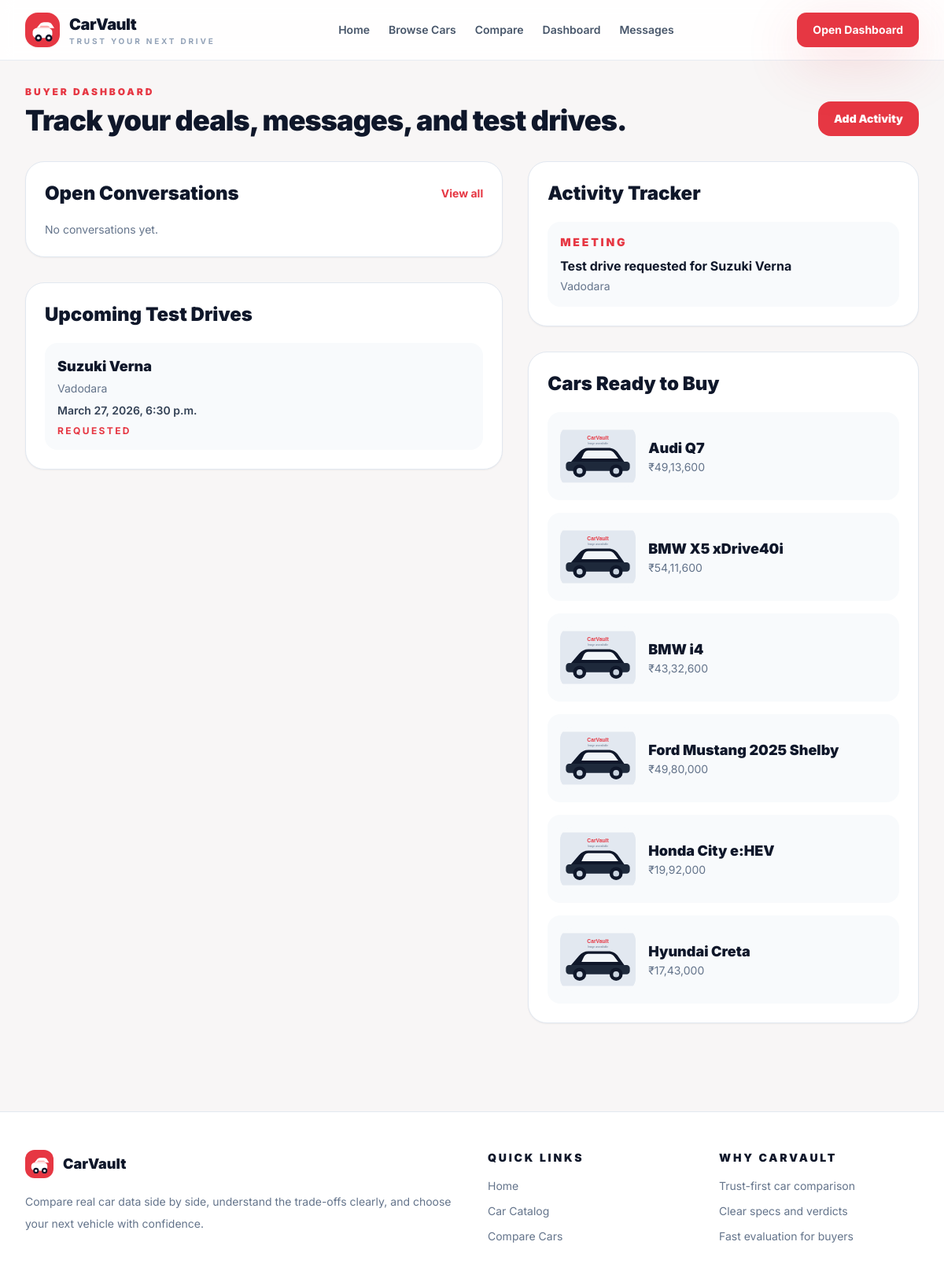
/dashboard/buyer/ (signed in), run on the app's committed database.
### core/models.py (models this page shows, shortened)
class TestDriveRequest(models.Model):
    class Status(models.TextChoices):
        REQUESTED = "requested", "Requested"
        CONFIRMED = "confirmed", "Confirmed"
        COMPLETED = "completed", "Completed"
        CANCELLED = "cancelled", "Cancelled"
    car = models.ForeignKey(Car, on_delete=models.CASCADE, related_name="test_drives")
    buyer = models.ForeignKey(User, on_delete=models.CASCADE, related_name="buyer_test_drives")
    seller = models.ForeignKey(User, on_delete=models.CASCADE, related_name="seller_test_drives")
    scheduled_for = models.DateTimeField()
    location = models.CharField(max_length=255)
    notes = models.TextField(blank=True)
    status = models.CharField(max_length=20, choices=Status.choices, default=Status.REQUESTED)
    created_at = models.DateTimeField(auto_now_add=True)
    updated_at = models.DateTimeField(auto_now=True)
    class Meta:
        ordering = ["scheduled_for"]

class Car(models.Model):
    class BodyType(models.TextChoices):
        SUV = "SUV", "SUV"
        SEDAN = "Sedan", "Sedan"
        HATCHBACK = "Hatchback", "Hatchback"
        COUPE = "Coupe", "Coupe"
        PICKUP = "Pickup", "Pickup"
    class FuelType(models.TextChoices):
        PETROL = "Petrol", "Petrol"
        DIESEL = "Diesel", "Diesel"
        ELECTRIC = "Electric", "Electric"
        HYBRID = "Hybrid", "Hybrid"
    class ListingStatus(models.TextChoices):
        ACTIVE = "active", "Active"
        PENDING = "pending", "Pending"
        SOLD = "sold", "Sold"
        WITHDRAWN = "withdrawn", "Withdrawn"
    seller = models.ForeignKey(
        User,
        on_delete=models.SET_NULL,
        related_name="listed_cars",
        null=True,
        blank=True,
        limit_choices_to={"role": User.Role.SELLER},
    )
    brand = models.CharField(max_length=100)
    model_name = models.CharField(max_length=120)
    slug = models.SlugField(max_length=180, unique=True, blank=True)
    tagline = models.CharField(max_length=160)
    year = models.PositiveIntegerField(default=2025)
    body_type = models.CharField(max_length=20, choices=BodyType.choices)
    fuel_type = models.CharField(max_length=20, choices=FuelType.choices)
    transmission = models.CharField(max_length=50)
    drive_type = models.CharField(max_length=50)
    listing_status = models.CharField(max_length=20, choices=ListingStatus.choices, default=ListingStatus.PENDING)
    price = models.DecimalField(max_digits=10, decimal_places=2)
    mileage = models.PositiveIntegerField(help_text="Mileage in MPG or equivalent")
    horsepower = models.PositiveIntegerField()
    torque = models.PositiveIntegerField(help_text="Torque in Nm")
    top_speed = models.PositiveIntegerField(help_text="Top speed in mph")
    zero_to_sixty = models.DecimalField(max_digits=4, decimal_places=1, help_text="0-60 mph time in seconds")
    range_km = models.PositiveIntegerField(help_text="Range in km")
    battery_capacity = models.PositiveIntegerField(help_text="Battery or fuel system capacity")
    seating_capacity = models.PositiveIntegerField(default=5)
    cargo_space = models.DecimalField(max_digits=5, decimal_places=1, help_text="Cargo space in cubic feet")
    ground_clearance = models.PositiveIntegerField(help_text="Ground clearance in mm")
    safety_rating = models.DecimalField(max_digits=2, decimal_places=1)
    warranty_years = models.PositiveIntegerField(default=3)
    image_url = models.URLField(blank=True)
    image_file = models.FileField(upload_to="cars/", blank=True, null=True)
    description = models.TextField()
    key_features = models.TextField(help_text="Comma-separated features")
    pros = models.TextField(help_text="One point per line")
    cons = models.TextField(help_text="One point per line")
    featured = models.BooleanField(default=False)
    created_at = models.DateTimeField(auto_now_add=True)
    updated_at = models.DateTimeField(auto_now=True)
    class Meta:
        ordering = ["brand", "model_name"]
    @property
    def title(self):
        return f"{self.brand} {self.model_name}"
    @staticmethod
    def normalize_image_url(value):
        image_url = (value or "").strip()
        if not image_url:
            return ""
        parsed = urlparse(image_url)
        if parsed.netloc.lower() in {"google.com", "www.google.com"} and parsed.path == "/imgres":
            query = parse_qs(parsed.query)
            for key in ("imgurl", "mediaurl", "url"):
                candidate = query.get(key, [""])[0].strip()
                if candidate:
                    return unquote(candidate)
        return image_url
    @classmethod
    def is_supported_image_url(cls, value):
        image_url = cls.normalize_image_url(value)
        if not image_url:
            return False
        parsed = urlparse(image_url)
        host = parsed.netloc.lower()
        if parsed.scheme not in {"http", "https"} or not host:
            return False
        if host in {"google.com", "www.google.com", "bing.com", "www.bing.com"}:
            return False
        if host.endswith(".bing.net"):
            return False
        return True
    @property
    def placeholder_image(self):
        return f"{settings.STATIC_URL}images/car-placeholder.svg"
    @property
    def display_image(self):
        if self.image_file:
            try:
                return self.image_file.url
            except ValueError:
                pass
        image_url = self.normalize_image_url(self.image_url)
        if self.is_supported_image_url(image_url):
            return image_url
        return self.placeholder_image
    @property
    def price_inr(self):
        return usd_to_inr(self.price)
    @property
    def formatted_price_inr(self):
        return format_inr(self.price_inr)

class Activity(models.Model):
    class Type(models.TextChoices):
        TODO = "todo", "To-do"
        MEETING = "meeting", "Meeting"
        HISTORY = "history", "History"
    class Status(models.TextChoices):
        PENDING = "pending", "Pending"
        DONE = "done", "Done"
        CANCELLED = "cancelled", "Cancelled"
    user = models.ForeignKey(User, on_delete=models.CASCADE, related_name="activities")
    activity_type = models.CharField(max_length=20, choices=Type.choices)
    status = models.CharField(max_length=20, choices=Status.choices, default=Status.PENDING)
    title = models.CharField(max_length=160)
    description = models.TextField(blank=True)
    due_at = models.DateTimeField(null=True, blank=True)
    related_car = models.ForeignKey(Car, on_delete=models.SET_NULL, null=True, blank=True, related_name="activities")
    created_at = models.DateTimeField(auto_now_add=True)
    updated_at = models.DateTimeField(auto_now=True)
    class Meta:
        ordering = ["status", "due_at", "-created_at"]

### core/views.py (the view)
# urls.py: path("dashboard/buyer/", views.buyer_dashboard, name="buyer_dashboard"),
@role_required([User.Role.BUYER])
def buyer_dashboard(request):
    conversations = Conversation.objects.filter(buyer=request.user).select_related("car", "seller")[:5]
    test_drives = TestDriveRequest.objects.filter(buyer=request.user).select_related("car", "seller")[:5]
    activities = Activity.objects.filter(user=request.user)[:6]
    available_cars = Car.objects.filter(listing_status=Car.ListingStatus.ACTIVE)[:6]
    return render(
        request,
        "core/dashboards/buyer_dashboard.html",
        {
            "conversations": conversations,
            "test_drives": test_drives,
            "activities": activities,
            "available_cars": available_cars,
        },
    )

### templates/core/dashboards/buyer_dashboard.html (shortened to what this page needs)
{% extends "base.html" %}
{% load static %}
{% block content %}
<main class="mx-auto max-w-7xl px-4 py-8 md:px-8">
    <div class="mb-8 flex flex-col gap-3 md:flex-row md:items-end md:justify-between">
        <div>
            <p class="text-xs font-black uppercase tracking-[0.24em] text-primary">Buyer Dashboard</p>
            <h1 class="mt-2 text-4xl font-black tracking-tight text-slate-900">Track your deals, messages, and test drives.</h1>
        </div>
        <a class="rounded-2xl bg-primary px-5 py-3 text-sm font-black text-white" href="{% url 'activity_create' %}">Add Activity</a>
    </div>
    <div class="grid gap-8 lg:grid-cols-[1.1fr_0.9fr]">
        <section class="space-y-8">
            <div class="rounded-3xl border border-slate-200 bg-white p-6 shadow-sm">
                <div class="mb-5 flex items-center justify-between">
                    <h2 class="text-2xl font-black">Open Conversations</h2>
                    <a class="text-sm font-bold text-primary" href="{% url 'conversation_list' %}">View all</a>
                </div>
                <div class="space-y-4">
                    {% for item in conversations %}
                    <a class="block rounded-2xl bg-slate-50 p-4 transition hover:bg-slate-100" href="{% url 'conversation_detail' item.id %}">
                        <p class="text-lg font-black text-slate-900">{{ item.car.title }}</p>
                        <p class="mt-1 text-sm text-slate-500">Seller: {{ item.seller.full_name|default:item.seller.email }}</p>
                        <p class="mt-2 text-xs font-bold uppercase tracking-[0.2em] text-primary">{{ item.get_status_display }}</p>
                    </a>
                    {% empty %}
                    <p class="text-sm text-slate-500">No conversations yet.</p>
                    {% endfor %}
                </div>
            </div>
            <div class="rounded-3xl border border-slate-200 bg-white p-6 shadow-sm">
                <h2 class="text-2xl font-black">Upcoming Test Drives</h2>
                <div class="mt-5 space-y-4">
                    {% for item in test_drives %}
                    <div class="rounded-2xl bg-slate-50 p-4">
                        <p class="text-lg font-black text-slate-900">{{ item.car.title }}</p>
                        <p class="mt-1 text-sm text-slate-500">{{ item.location }}</p>
                        <p class="mt-2 text-sm font-semibold text-slate-700">{{ item.scheduled_for }}</p>
                        <p class="mt-2 text-xs font-bold uppercase tracking-[0.2em] text-primary">{{ item.get_status_display }}</p>
                    </div>
                    {% empty %}
                    <p class="text-sm text-slate-500">No test drives scheduled.</p>
                    {% endfor %}
                </div>
            </div>
        </section>
        <aside class="space-y-8">
            <div class="rounded-3xl border border-slate-200 bg-white p-6 shadow-sm">
                <h2 class="text-2xl font-black">Activity Tracker</h2>
                <div class="mt-5 space-y-3">
                    {% for item in activities %}
                    <div class="rounded-2xl bg-slate-50 p-4">
                        <p class="text-sm font-black uppercase tracking-[0.2em] text-primary">{{ item.get_activity_type_display }}</p>
                        <p class="mt-2 text-base font-bold text-slate-900">{{ item.title }}</p>
                        <p class="mt-1 text-sm text-slate-500">{{ item.description }}</p>
                    </div>
                    {% empty %}
                    <p class="text-sm text-slate-500">No activities added yet.</p>
                    {% endfor %}
                </div>
            </div>
            <div class="rounded-3xl border border-slate-200 bg-white p-6 shadow-sm">
                <h2 class="text-2xl font-black">Cars Ready to Buy</h2>
                <div class="mt-5 space-y-4">
                    {% for car in available_cars %}
                    <a class="flex items-center gap-4 rounded-2xl bg-slate-50 p-4 transition hover:bg-slate-100" href="{% url 'car_detail' car.slug %}">
                        <img alt="{{ car.title }}" class="h-20 w-24 rounded-2xl object-cover" src="{{ car.display_image }}" onerror="this.onerror=null;this.src='{% static 'images/car-placeholder.svg' %}';">
                        <div>
                            <p class="text-lg font-black text-slate-900">{{ car.title }}</p>
                            <p class="text-sm text-slate-500">{{ car.formatted_price_inr }}</p>
                        </div>
                    </a>
                    {% endfor %}
                </div>
            </div>
        </aside>
    </div>
</main>
{% endblock %}

### templates/base.html (shortened to what this page needs)
{% load static %}
<!DOCTYPE html>
<html class="light" lang="en">
<head>
    <script src="https://cdn.tailwindcss.com?plugins=forms,container-queries"></script>
</head>
<body class="bg-background-light text-slate-900">
    <div class="min-h-screen">
        <header class="sticky top-0 z-50 border-b border-slate-200/80 bg-white/90 backdrop-blur">
            <div class="mx-auto flex max-w-7xl items-center justify-between gap-4 px-4 py-4 md:px-8">
                <a class="flex items-center gap-3 text-primary" href="{% url 'home' %}">
                    <img alt="CarVault logo" class="h-11 w-11 rounded-2xl shadow-sm" src="{% static 'images/carvault-logo.svg' %}">
                    <div>
                        <span class="block text-xl font-black tracking-tight text-slate-900">CarVault</span>
                        <span class="block text-[10px] font-bold uppercase tracking-[0.28em] text-slate-400">Trust your next drive</span>
                    </div>
                </a>
                <nav class="hidden items-center gap-6 md:flex">
                    <a class="text-sm font-semibold text-slate-600 transition hover:text-primary" href="{% url 'home' %}">Home</a>
                    <a class="text-sm font-semibold text-slate-600 transition hover:text-primary" href="{% url 'car_catalog' %}">Browse Cars</a>
                    <a class="text-sm font-semibold text-slate-600 transition hover:text-primary" href="{% url 'compare_cars' %}">Compare</a>
                    {% if request.user.is_authenticated %}
                    <a class="text-sm font-semibold text-slate-600 transition hover:text-primary" href="{% url 'dashboard' %}">Dashboard</a>
                    <a class="text-sm font-semibold text-slate-600 transition hover:text-primary" href="{% url 'conversation_list' %}">Messages</a>
                    {% else %}
                    <a class="text-sm font-semibold text-slate-600 transition hover:text-primary" href="{% url 'login' %}">Login</a>
                    {% endif %}
                </nav>
                <a class="inline-flex items-center justify-center rounded-xl bg-primary px-5 py-3 text-sm font-bold text-white shadow-glow transition hover:opacity-90" href="{% if request.user.is_authenticated %}{% url 'dashboard' %}{% else %}{% url 'compare_cars' %}{% endif %}">
                    {% if request.user.is_authenticated %}Open Dashboard{% else %}Start Comparing{% endif %}
                </a>
            </div>
        </header>
        {% block content %}{% endblock %}
        <footer class="mt-20 border-t border-slate-200 bg-white">
            <div class="mx-auto grid max-w-7xl gap-10 px-4 py-12 md:grid-cols-4 md:px-8">
                <div class="md:col-span-2">
                    <div class="mb-4 flex items-center gap-3 text-primary">
                        <img alt="CarVault logo" class="h-9 w-9 rounded-xl" src="{% static 'images/carvault-logo.svg' %}">
                        <span class="text-lg font-black text-slate-900">CarVault</span>
                    </div>
                    <p class="max-w-xl text-sm leading-7 text-slate-500">
                        Compare real car data side by side, understand the trade-offs clearly, and choose your next vehicle with confidence.
                    </p>
                </div>
                <div>
                    <h3 class="mb-4 text-sm font-black uppercase tracking-[0.2em] text-slate-900">Quick Links</h3>
                    <div class="space-y-3 text-sm text-slate-500">
                        <a class="block transition hover:text-primary" href="{% url 'home' %}">Home</a>
                        <a class="block transition hover:text-primary" href="{% url 'car_catalog' %}">Car Catalog</a>
                        <a class="block transition hover:text-primary" href="{% url 'compare_cars' %}">Compare Cars</a>
                    </div>
                </div>
                <div>
                    <h3 class="mb-4 text-sm font-black uppercase tracking-[0.2em] text-slate-900">Why CarVault</h3>
                    <div class="space-y-3 text-sm text-slate-500">
                        <p>Trust-first car comparison</p>
                        <p>Clear specs and verdicts</p>
                        <p>Fast evaluation for buyers</p>
                    </div>
                </div>
            </div>
        </footer>
    </div>
</body>
</html>

### data on the page
TestDriveRequest: car "Suzuki Verna", location "Vadodara", scheduled_for "March 27, 2026, 6:30 p.m.", status "REQUESTED"
Activity: activity_type "MEETING", title "Test drive requested for Suzuki Verna", description "Vadodara"
Car: title "Audi Q7", formatted_price_inr "₹49,13,600"
Car: title "BMW X5 xDrive40i", formatted_price_inr "₹54,11,600"
Car: title "BMW i4", formatted_price_inr "₹43,32,600"
Car: title "Ford Mustang 2025 Shelby", formatted_price_inr "₹49,80,000"
Car: title "Honda City e:HEV", formatted_price_inr "₹19,92,000"
Car: title "Hyundai Creta", formatted_price_inr "₹17,43,000"
